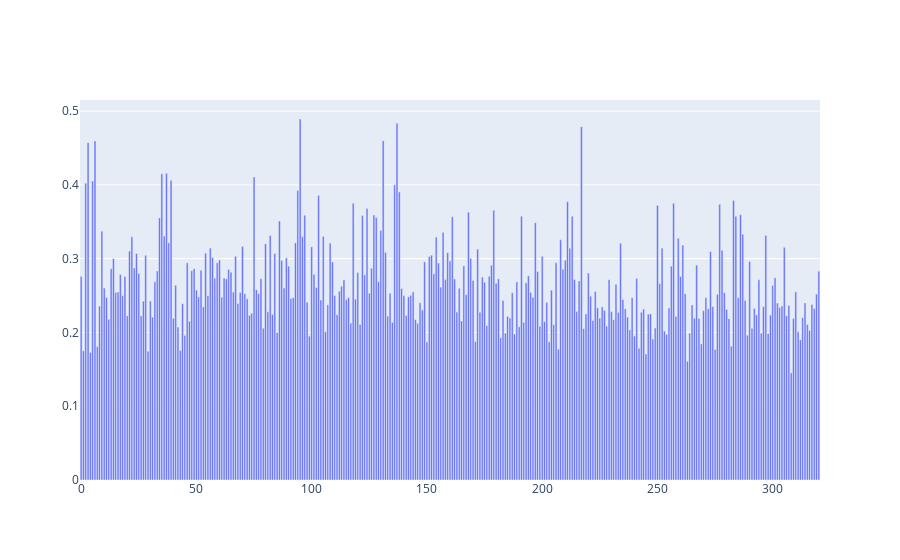

Notebook code cell kept with this figure:
### Markdown cell above
#### Validation 1: original citing context with random paper

### Code cell
results[0]["val_orig_context_0"]['text_beginning'] = results[0]["val_orig_context_0"].index.str[:10]
_ = plot_text_sim(results[0]["val_orig_context_0"]['bert_val_orig_context_0_cos'], results[0]["val_orig_context_0"].index)

### Figure 1 — Plotly figure (JSON) as saved in the notebook; plotly's stock layout.template omitted (floating-point values rounded to 4 significant figures; data arrays with more than 128 entries replaced by an {"elided": "..."} marker saying what was removed)
{"data": [{"hovertext": {"elided": "321 str values"}, "type": "bar", "x": {"elided": "321 int values"}, "y": {"elided": "321 float values"}}], "layout": {"hoverlabel": {"bgcolor": "white", "font": {"family": "Rockwell", "size": 13}}}}
